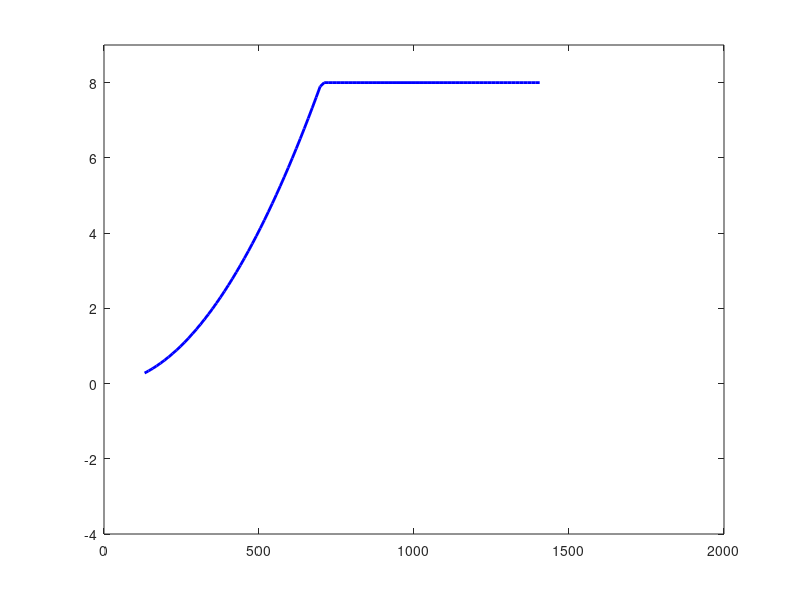

Here is the MATLAB script that generated this plot: (Note: this script raises an error after producing the figure.)
% V-n diagram 
% based on notes from V-n Diagram Construction Document, 4.3.4.2
clear; clc; close all;

%% Update checklist, MAKE SURE TO DO THIS
%%%%%%%%%%%%%%%%%%%%%%%%%%%%%%%%%%%%%%%%%%%%%%%%%%%%%%%%%%%%%%%%%%%%%%%%%%%
% things to update include: limit loads, max Mach #, CLmax and min, weight
% fraction, wing loading, thrust-to-weight, MAC, CL_alpha, max sea level
% flight speed and cruise speed. After that, the code should be able to
% auto-update
%%%%%%%%%%%%%%%%%%%%%%%%%%%%%%%%%%%%%%%%%%%%%%%%%%%%%%%%%%%%%%%%%%%%%%%%%%%

%% Inputs
n_lim_p = 8;            % positive limit load
n_lim_n = -3;           % negative limit load
M = 1.7;                % max Mach number

% aero characteristics 
CL_max = 1.1;           % CL_max
CL_min = -1;            % negative CL_max

beta = .7;              % mid mission weight fraction
WL = 115;               % wing loading, lbf/ft^2
TW = .75;               % thrust to weight
rho_sl = .002377;       % air density, slug/ft^3

% gust line inputs
mac = 13.47;            % mean aerodynamic chord
g = 32.2;               % gravity, ft/s^2
CL_alpha = 4.9;         % from 1/K
U_de = [66,-66,50,-50,25,-25];        % derived gust velocity, ft/s

% max sea-level level flight speed, KEAS
VH = M*sqrt(1.4*1716*518.67)/1.68781;
VD = 1.25*VH;           % design dive speed, KEAS
VC = 573;               % cruise speed 


%% Calculations
% Calc Positive load limits
%Vs_pos = sqrt(2*beta*WL/(rho_sl*CL_max));       % positive stall speed
Vs_pos = 131;
Vs_pos_line = [Vs_pos;Vs_pos];
V = linspace(Vs_pos,VD,100)';                   % create span of V values
q_bar = .5*rho_sl*V.^2;                         % calc q_bar

n_maxaero = zeros(length(V),1);
for i = 1:length(V)
    n_maxaero(i) = q_bar(i)*CL_max/(beta*WL);
    if n_maxaero(i) > n_lim_p
        n_maxaero(i) = n_lim_p;
    end
end

% VA = Vs_pos*sqrt(n_lim_p);
VA = 710.2;

% Calc Negative load limits
%Vs_neg = sqrt(2*beta*WL/(rho_sl*abs(CL_min)));       % negative stall speed
Vs_neg = Vs_pos*1.1;
Vs_neg_line = [Vs_neg;Vs_neg];
V_neg = linspace(Vs_neg,VD,100)';
q_bar = .5*rho_sl*V_neg.^2;

n_minaero = zeros(length(V),1);
for i = 1:length(V)
    n_minaero(i) = q_bar(i)*CL_min/(beta*WL);
    if n_minaero(i) < n_lim_n
        n_minaero(i) = n_lim_n;
    end
end

% Calc gust lines
V_gust = [1;V];

mu_g = 2*WL/(rho_sl*mac*g*CL_alpha);
Kg = .88*mu_g/(5.3 + mu_g);
for i = 1:length(U_de)
    n_gust(:,i) = 1 + (Kg*U_de(i)*V_gust*CL_alpha)/(498*WL);
end


xpts = [Vs_pos;Vs_neg;VA;VH;VD];
labels = {'V_s^+', 'V_s^-', 'VA', 'VH', 'VD'};

%% Plotting
plot(V,n_maxaero,'b', 'LineWidth',2)        % positive load factor
ylim([n_lim_n-1 n_lim_p+1])
ax = gca;
ax.YTick = (n_lim_n-1):1:(n_lim_p+1);
hold on
grid on
xline(0, 'k', 'LineWidth',1)
yline(0, 'k', 'LineWidth',1)
xlabel('Airspeed (KEAS)')
ylabel('Load Factor')
title('Load Factor v. Airspeed')
plot(V_neg,n_minaero,'b', 'LineWidth',2)        % negative load factor
plot(Vs_pos_line,[0;n_maxaero(1)],'b', 'LineWidth',2)   % positive stall line
plot(Vs_neg_line,[0;n_minaero(1)],'b', 'LineWidth',2)   % negtaive stall line
plot([VD;VD],[n_lim_n;n_lim_p],'b', 'LineWidth',2)      % VD line at back
plot([VH;VH],[0;n_lim_p],'k', 'LineStyle','--')         % VA line
plot([VA;VA],[0;n_lim_p],'k', 'LineStyle','--')         % VH line
plot(V_gust,n_gust,'k', 'LineStyle','--')


% create velocity labels 
plot(xpts, zeros(size(xpts)), 'rv', 'MarkerFaceColor','r');
text(xpts(1), 0, labels{1},'VerticalAlignment','bottom', ...
        'HorizontalAlignment','right','FontSize', 10);
for k = 2:numel(xpts)
    text(xpts(k), 0, labels{k}, ...
        'VerticalAlignment','bottom', ...
        'HorizontalAlignment','left', ...
        'FontSize', 10);
end


xpts = [Vs_pos;Vs_neg;VA;VH;VD];
labels = {'V_s^+', 'V_s^-', 'VA', 'VH', 'VD'};

fprintf('The positive load factor stall speed is %1.3f kts \n',Vs_pos)
fprintf('The negative load factor stall speed is %1.3f kts \n',Vs_neg)
fprintf('The maneuver speed is %1.3f kts \n',VA)
fprintf('The maximum design speed is %1.3f kts \n',VH)
fprintf('The maximum dive speed is %1.3f kts \n',VD)
